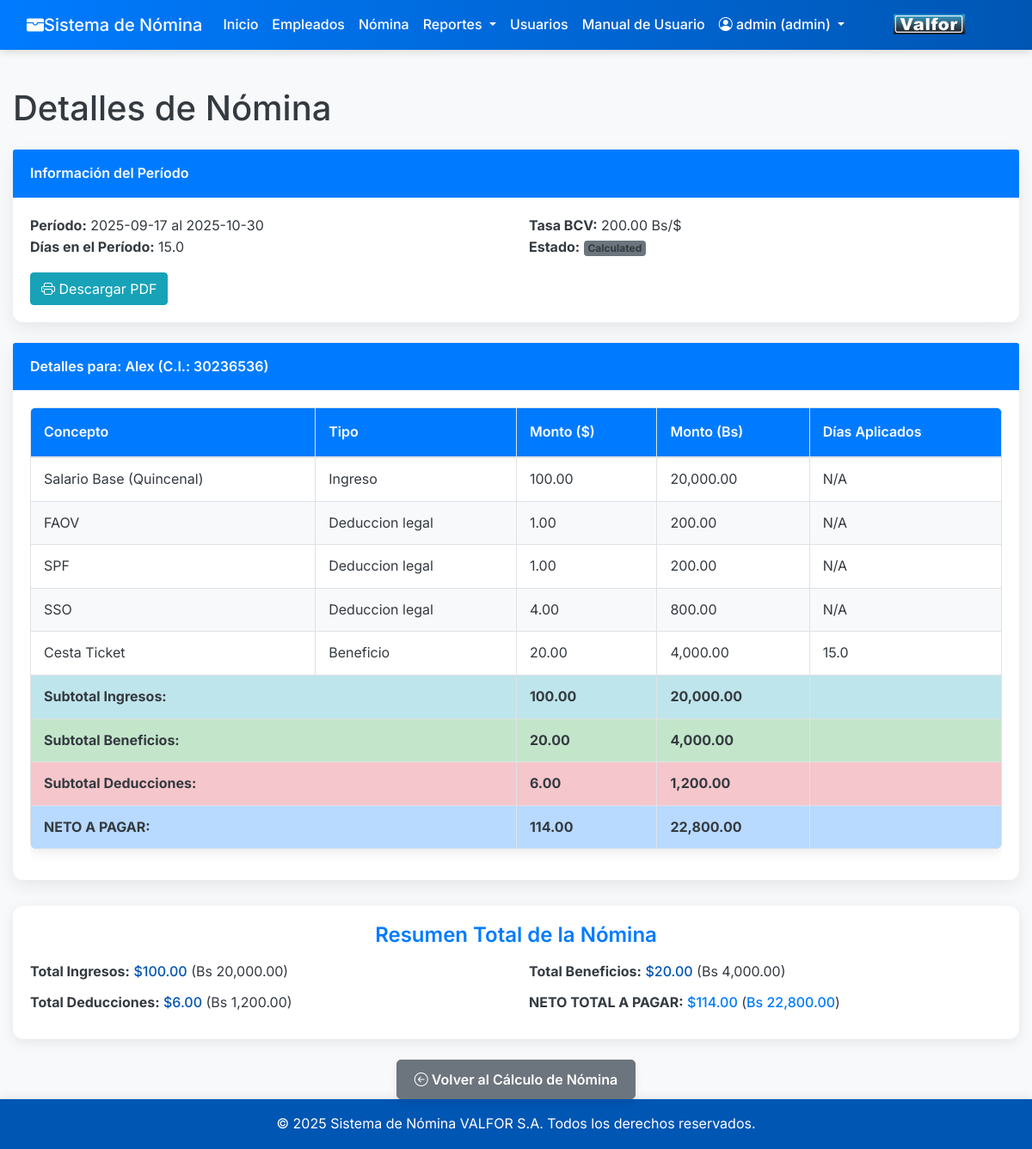
Before: /public/payroll_details.php?period_id=6 (signed in) with the older database file.
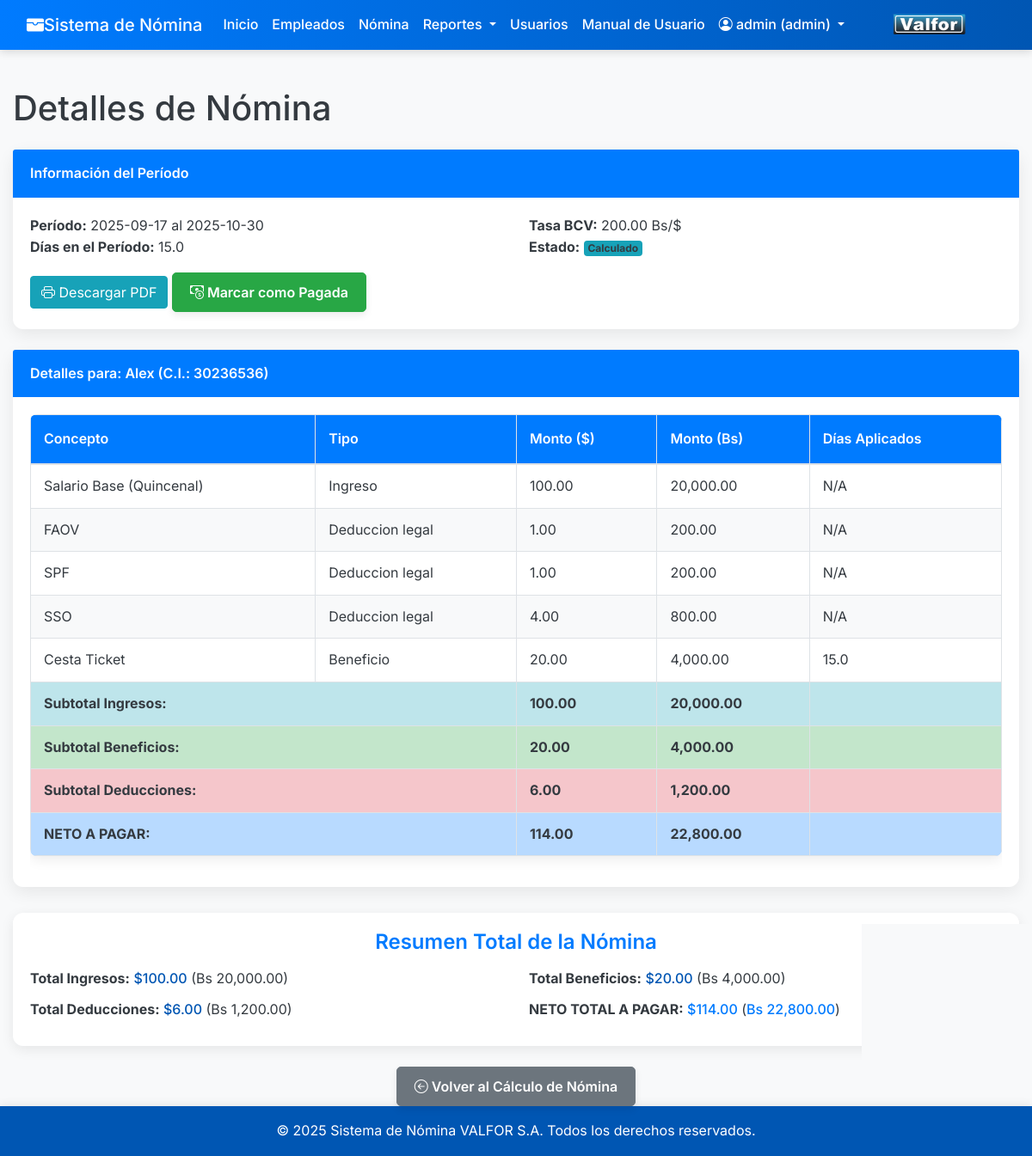
After: the same page with the newer database file.
### tables this page shows
CREATE TABLE `payroll_periods` (
  `id` int(11) NOT NULL,
  `start_date` date NOT NULL,
  `end_date` date NOT NULL,
  `bcv_rate` decimal(10,4) NOT NULL,
  `days_in_period` decimal(4,1) NOT NULL,
  `status` enum('pendiente','calculado','pagado','cerrado') NOT NULL DEFAULT 'pendiente',
  `created_at` timestamp NOT NULL DEFAULT current_timestamp(),
  `updated_at` timestamp NOT NULL DEFAULT current_timestamp() ON UPDATE current_timestamp()
);

### includes/auth.php (called while the page is built, shortened)
<?php
function getBaseUrl() {
    $protocol = isset($_SERVER['HTTPS']) && $_SERVER['HTTPS'] === 'on' ? 'https://' : 'http://';
    $host = $_SERVER['HTTP_HOST'];
    $scriptName = $_SERVER['SCRIPT_NAME'];
    $basePath = '/payroll_system/public/';
    return $protocol . $host . $basePath;
}

### public/payroll_details.php (the view, shortened to what the changed rows need)
<?php
require_once __DIR__ . '/../includes/auth.php';
$page_title = 'Detalles de Nómina';
$pdo = getDbConnection();
$period_id = $_GET['period_id'] ?? null;
$payroll_period = null;
$payroll_details = [];
$total_summary = [
    'total_ingresos_usd' => 0,
    'total_deducciones_usd' => 0,
    'total_beneficios_usd' => 0,
    'neto_a_pagar_usd' => 0,
    'total_ingresos_bs' => 0,
    'total_deducciones_bs' => 0,
    'total_beneficios_bs' => 0,
    'neto_a_pagar_bs' => 0,
];
if (!$period_id || !is_numeric($period_id)) {
    $message = 'ID de período de nómina no especificado o inválido.';
    $message_type = 'danger';
} else {
    try {
        $stmt_period = $pdo->prepare("SELECT id, start_date, end_date, bcv_rate, days_in_period, status FROM payroll_periods WHERE id = :id");
        $stmt_period->bindParam(':id', $period_id, PDO::PARAM_INT);
        $stmt_period->execute();
        $payroll_period = $stmt_period->fetch();
        if (!$payroll_period) {
            $message = 'Período de nómina no encontrado.';
            $message_type = 'danger';
        } else {
            $stmt_details = $pdo->prepare("
                SELECT
                    epd.amount_usd, epd.amount_bs, epd.days_applied,
                    e.full_name, e.cedula, e.salario_base_mensual_usd,
                    pc.name AS concept_name, pc.type AS concept_type
                FROM
                    employee_payroll_details epd
                JOIN
                    employees e ON epd.employee_id = e.id
                JOIN
                    payroll_concepts pc ON epd.concept_id = pc.id
                WHERE
                    epd.payroll_period_id = :period_id
                ORDER BY
                    e.full_name ASC, pc.type ASC, pc.name ASC
            ");
            $stmt_details->bindParam(':period_id', $period_id, PDO::PARAM_INT);
            $stmt_details->execute();
            $raw_details = $stmt_details->fetchAll();
            foreach ($raw_details as $detail) {
                $employee_name = $detail['full_name'];
                if (!isset($payroll_details[$employee_name])) {
                    $payroll_details[$employee_name] = [
                        'cedula' => $detail['cedula'],
                        'salario_base_mensual_usd' => $detail['salario_base_mensual_usd'],
                        'concepts' => [],
                        'subtotal_ingresos_usd' => 0,
                        'subtotal_deducciones_usd' => 0,
                        'subtotal_beneficios_usd' => 0,
                        'neto_empleado_usd' => 0,
                        'subtotal_ingresos_bs' => 0,
                        'subtotal_deducciones_bs' => 0,
                        'subtotal_beneficios_bs' => 0,
                        'neto_empleado_bs' => 0,
                    ];
                }
                $payroll_details[$employee_name]['concepts'][] = $detail;
                if ($detail['concept_type'] === 'ingreso') {
                    $payroll_details[$employee_name]['subtotal_ingresos_usd'] += $detail['amount_usd'];
                    $payroll_details[$employee_name]['subtotal_ingresos_bs'] += $detail['amount_bs'];
                    $total_summary['total_ingresos_usd'] += $detail['amount_usd'];
                    $total_summary['total_ingresos_bs'] += $detail['amount_bs'];
                } elseif ($detail['concept_type'] === 'deduccion_legal' || $detail['concept_type'] === 'deduccion_personal') {
                    $payroll_details[$employee_name]['subtotal_deducciones_usd'] += $detail['amount_usd'];
                    $payroll_details[$employee_name]['subtotal_deducciones_bs'] += $detail['amount_bs'];
                    $total_summary['total_deducciones_usd'] += $detail['amount_usd'];
                    $total_summary['total_deducciones_bs'] += $detail['amount_bs'];
                } elseif ($detail['concept_type'] === 'beneficio') {
                    $payroll_details[$employee_name]['subtotal_beneficios_usd'] += $detail['amount_usd'];
                    $payroll_details[$employee_name]['subtotal_beneficios_bs'] += $detail['amount_bs'];
                    $total_summary['total_beneficios_usd'] += $detail['amount_usd'];
                    $total_summary['total_beneficios_bs'] += $detail['amount_bs'];
                }
            }
            foreach ($payroll_details as $name => &$data) {
                $data['neto_empleado_usd'] = $data['subtotal_ingresos_usd'] + $data['subtotal_beneficios_usd'] - $data['subtotal_deducciones_usd'];
                $data['neto_empleado_bs'] = $data['subtotal_ingresos_bs'] + $data['subtotal_beneficios_bs'] - $data['subtotal_deducciones_bs'];
                $total_summary['neto_a_pagar_usd'] += $data['neto_empleado_usd'];
                $total_summary['neto_a_pagar_bs'] += $data['neto_empleado_bs'];
            }
        }
    } catch (PDOException $e) {
        $message = 'Error al cargar los detalles de la nómina: ' . htmlspecialchars($e->getMessage());
        $message_type = 'danger';
    }
}
?>
<!DOCTYPE html>
<html lang="es">
<head>
    <link href="./assets/css/bootstrap.min.css" rel="stylesheet">
    <link rel="stylesheet" href="https://cdn.jsdelivr.net/npm/bootstrap-icons@1.11.3/font/bootstrap-icons.min.css">
    <link href="./assets/css/payroll_details.css" rel="stylesheet">
</head>
<body>
    <?php include __DIR__ . '/../includes/header.php';  ?>
    <div class="container mt-4">
        <h1 class="mb-4"><?php echo $page_title; ?></h1>
        <?php if ($payroll_period): ?>
            <div class="card mb-4">
                <div class="card-header">
                    Información del Período
                </div>
                <div class="card-body">
                    <div class="row">
                        <div class="col-md-6">
                            <strong>Período:</strong> <?php echo htmlspecialchars($payroll_period['start_date']); ?> al <?php echo htmlspecialchars($payroll_period['end_date']); ?>
                        </div>
                        <div class="col-md-6">
                            <strong>Tasa BCV:</strong> <?php echo number_format($payroll_period['bcv_rate'], 2); ?> Bs/$
                        </div>
                    </div>
                    <div class="row">
                        <div class="col-md-6">
                            <strong>Días en el Período:</strong> <?php echo htmlspecialchars($payroll_period['days_in_period']); ?>
                        </div>
                        <div class="col-md-6">
                            <strong>Estado:</strong>
                            <?php
                            $badge_class = 'bg-secondary';
                            switch ($payroll_period['status']) {
                                case 'calculado': $badge_class = 'bg-info'; break;
                            }
                            ?>
                            <span class="badge <?php echo $badge_class; ?>"><?php echo htmlspecialchars(ucfirst($payroll_period['status'])); ?></span>
                        </div>
                    </div>
                    <div class="mt-3 text-end">
                        <button type="button" class="btn btn-info me-2" onclick="printPayrollDetailsPDF(<?php echo $payroll_period['id']; ?>)">
                            <i class="bi bi-printer me-1"></i> Descargar PDF
                        </button>
                        <?php if ($payroll_period['status'] === 'calculado'): ?>
                            <form method="POST" action="" style="display:inline;">
                                <button type="submit" class="btn btn-success">
                                    <i class="bi bi-cash-coin me-1"></i> Marcar como Pagada
                                </button>
                            </form>
                        <?php endif; ?>
                    </div>
                </div>
            </div>
            <?php if (empty($payroll_details)): ?>
                <div class="alert alert-info" role="alert">
                    No se encontraron detalles de nómina para este período.
                </div>
            <?php else: ?>
                <?php foreach ($payroll_details as $employee_name => $data): ?>
                    <div class="card mb-4">
                        <div class="card-header">
                            Detalles para: <?php echo htmlspecialchars($employee_name); ?> (C.I.: <?php echo htmlspecialchars($data['cedula']); ?>)
                        </div>
                        <div class="card-body">
                            <div class="table-responsive">
                                <table class="table table-sm table-bordered">
                                    <thead>
                                        <tr>
                                            <th>Concepto</th>
                                            <th>Tipo</th>
                                            <th>Monto ($)</th>
                                            <th>Monto (Bs)</th>
                                            <th>Días Aplicados</th>
                                        </tr>
                                    </thead>
                                    <tbody>
                                        <?php foreach ($data['concepts'] as $concept_detail): ?>
                                            <tr>
                                                <td><?php echo htmlspecialchars($concept_detail['concept_name']); ?></td>
                                                <td><?php echo htmlspecialchars(ucfirst(str_replace('_', ' ', $concept_detail['concept_type']))); ?></td>
                                                <td><?php echo number_format($concept_detail['amount_usd'], 2); ?></td>
                                                <td><?php echo number_format($concept_detail['amount_bs'], 2); ?></td>
                                                <td><?php echo !is_null($concept_detail['days_applied']) ? htmlspecialchars($concept_detail['days_applied']) : 'N/A'; ?></td>
                                            </tr>
                                        <?php endforeach; ?>
                                    </tbody>
                                    <tfoot>
                                        <tr class="table-info">
                                            <td colspan="2" class="text-end"><strong>Subtotal Ingresos:</strong></td>
                                            <td><strong><?php echo number_format($data['subtotal_ingresos_usd'], 2); ?></strong></td>
                                            <td><strong><?php echo number_format($data['subtotal_ingresos_bs'], 2); ?></strong></td>
                                            <td></td>
                                        </tr>
                                        <tr class="table-success">
                                            <td colspan="2" class="text-end"><strong>Subtotal Beneficios:</strong></td>
                                            <td><strong><?php echo number_format($data['subtotal_beneficios_usd'], 2); ?></strong></td>
                                            <td><strong><?php echo number_format($data['subtotal_beneficios_bs'], 2); ?></strong></td>
                                            <td></td>
                                        </tr>
                                        <tr class="table-danger">
                                            <td colspan="2" class="text-end"><strong>Subtotal Deducciones:</strong></td>
                                            <td><strong><?php echo number_format($data['subtotal_deducciones_usd'], 2); ?></strong></td>
                                            <td><strong><?php echo number_format($data['subtotal_deducciones_bs'], 2); ?></strong></td>
                                            <td></td>
                                        </tr>
                                        <tr class="table-primary">
                                            <td colspan="2" class="text-end"><strong>NETO A PAGAR:</strong></td>
                                            <td><strong><?php echo number_format($data['neto_empleado_usd'], 2); ?></strong></td>
                                            <td><strong><?php echo number_format($data['neto_empleado_bs'], 2); ?></strong></td>
                                            <td></td>
                                        </tr>
                                    </tfoot>
                                </table>
                            </div>
                        </div>
                    </div>
                <?php endforeach; ?>
                <div class="total-summary">
                    <h4 class="text-center">Resumen Total de la Nómina</h4>
                    <div class="row">
                        <div class="col-md-6">
                            <strong>Total Ingresos:</strong> <span>$<?php echo number_format($total_summary['total_ingresos_usd'], 2); ?></span> (Bs <?php echo number_format($total_summary['total_ingresos_bs'], 2); ?>)
                        </div>
                        <div class="col-md-6">
                            <strong>Total Beneficios:</strong> <span>$<?php echo number_format($total_summary['total_beneficios_usd'], 2); ?></span> (Bs <?php echo number_format($total_summary['total_beneficios_bs'], 2); ?>)
                        </div>
                    </div>
                    <div class="row">
                        <div class="col-md-6">
                            <strong>Total Deducciones:</strong> <span>$<?php echo number_format($total_summary['total_deducciones_usd'], 2); ?></span> (Bs <?php echo number_format($total_summary['total_deducciones_bs'], 2); ?>)
                        </div>
                        <div class="col-md-6">
                            <strong>NETO TOTAL A PAGAR:</strong> <span class="text-primary">$<?php echo number_format($total_summary['neto_a_pagar_usd'], 2); ?></span> (<span class="text-primary">Bs <?php echo number_format($total_summary['neto_a_pagar_bs'], 2); ?></span>)
                        </div>
                    </div>
                </div>
            <?php endif; ?>
            <div class="mt-4 text-center">
                <a href="<?php echo getBaseUrl(); ?>payroll_calc.php" class="btn btn-secondary">
                    <i class="bi bi-arrow-left-circle me-1"></i> Volver al Cálculo de Nómina
                </a>
            </div>
        <?php endif; ?>
    </div>
    <?php include __DIR__ . '/../includes/footer.php';  ?>
</body>
</html>

Changed rows visible on the page:
changed payroll_periods: status "Calculated" → "Calculado"
Other visible differences:
text now shown: "Marcar como Pagada"
